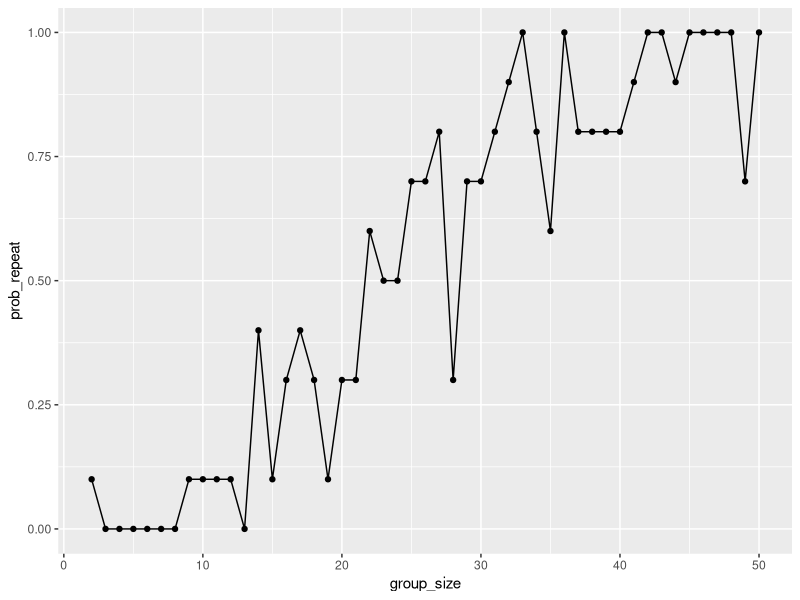

This figure's R source: (Note: a time limit stopped this script after it produced the figure.)
## ---- chunk 1
library(tidyverse)
## ---- chunk 2
bday_sim = function (n_room) {
  
  birthdays = sample(1:365, n_room, replace = TRUE) 

  repeated_bday = length(unique(birthdays)) < n_room
  
  repeated_bday
  
}

bday_sim_results =
  expand_grid(
    group_size = 2:50,
    iter = 1:10,000
  ) |> 
  mutate(
    result = map_lgl(group_size, bday_sim)
  ) |> 
  group_by(
    group_size
  ) |> 
  summarize(
    prob_repeat = mean(result)
  )
#comment! I THINK THERE'S A PROBLEM!!! it looks like 100% probability, but that can't be. I don't know how to fix this and I don't think I really understand this code.
## ---- chunk 3
bday_sim_results |> 
  ggplot(aes(x = group_size, y = prob_repeat)) +
  geom_point() +
  geom_line()

#LABEL PLOTS!!!!!
## ---- chunk 4
#Writing a function

sim_ttest = function(mu){
  
  n = 30
  sigma = 5
  x = rnorm(n = n, mean = mu, sd = sigma)
 
t.test(x, mu = 0) |> 
   broom::tidy() |> 
   select(estimate, p.value)
  
}

set.seed(3) #my favorite number

power_df =
  expand_grid(
    mu_true = 1:6,
    iter = 1:5000
  )
power_results_df = 
  power_df |> 
  mutate(
    results = map(mu_true, sim_ttest)
  ) |> 
  unnest(results)

## ---- chunk 5
power_results_df |> 
  group_by(mu_true) |> 
  summarize(
    power = mean(p.value < 0.05)
  ) |> 
  ggplot(aes(x = mu_true, y = power)) +
    geom_point() + 
    geom_line() +
  labs(
    x = "True Mean",
    y = "Proportion Null Rejected",
    title = "Proportion Null Rejected vs. True Mean"
  )
## ---- chunk 6
power_results_df |> 
  group_by(mu_true) |> 
  summarize(
    avg_estimate = mean(estimate)
  ) |> 
  ggplot(aes(x = mu_true, y = avg_estimate)) +
    geom_point() + 
    geom_line() +
  labs(
    x = "True Mean",
    y = "Average Estimate of Mean",
    title = "Average Estimate of Mean vs. True Mean"
  )
## ---- chunk 7
power_results_df |> 
  filter(p.value < 0.05) |> 
  group_by(mu_true) |> 
  summarize(
    avg_estimate = mean(estimate),
  ) |> 
  ggplot(aes(x = mu_true, y = avg_estimate)) +
    geom_point() + 
    geom_line() +
  labs(
    x = "True Mean",
    y = "Average Estimate of Mean",
    title = "Average Estimate of Mean vs. True Mean"
  )
